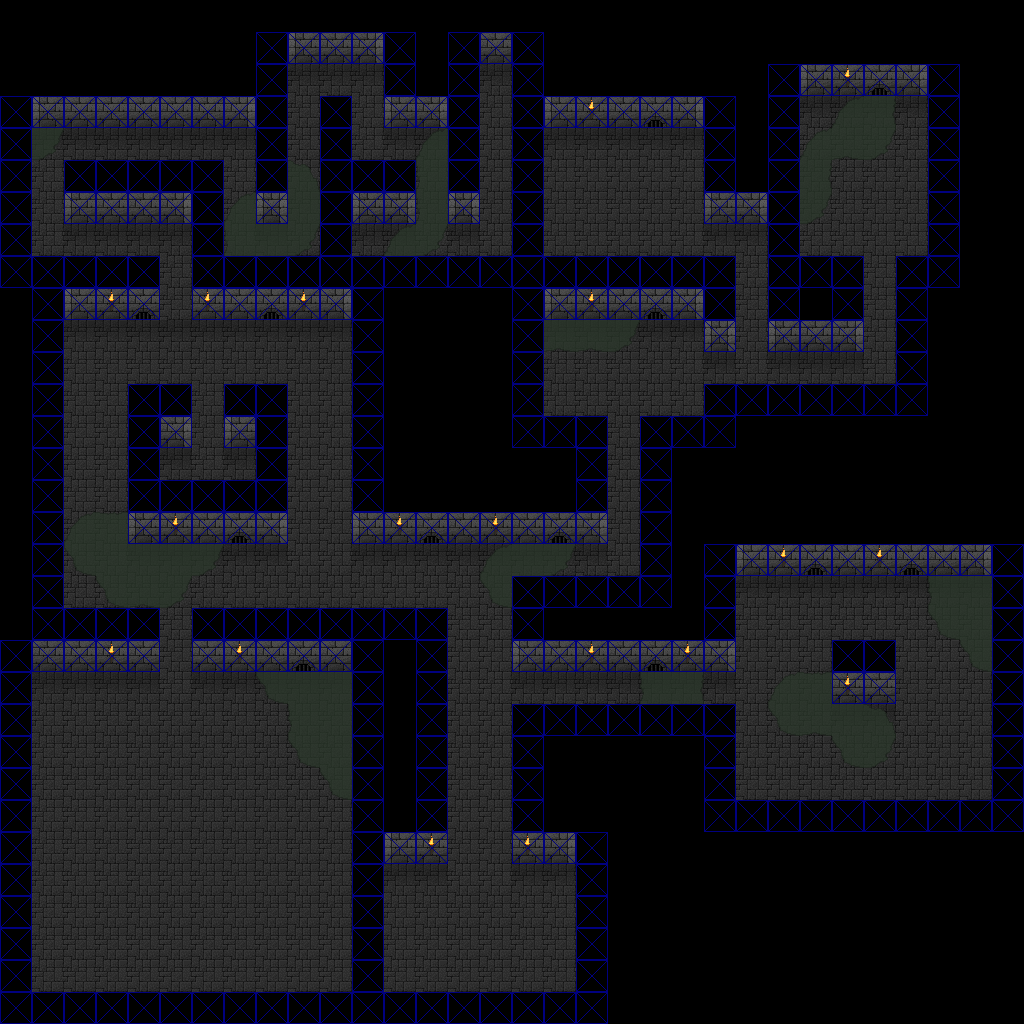

This game map was drawn from its Tiled (.tmx) file and the tilesets committed beside it. A one-line description and the trimmed map source follow:
An orthogonal 32x32 tile map with 32x32 px tiles, 3 tile layers (Dungeon, Decoration, Collision) and 50 objects (28x spike_trap, 7x spawn, 5x item_bag, 3x chest, 2x lever, ...).

<map version="1.0" orientation="orthogonal" renderorder="right-down" width="32" height="32" tilewidth="32" tileheight="32" nextobjectid="105">
 <tileset firstgid="1" name="Dungeon" tilewidth="32" tileheight="32" tilecount="100" columns="10">
  <image source="../Images/Dungeon_tiles.png" width="320" height="320" />
 </tileset>
 <layer name="Dungeon" width="32" height="32">
  <data>[1024 cells, 1024 non-empty, 9 distinct tile ids]</data>
 </layer>
 <layer name="Decoration" width="32" height="32">
  <data>[1024 cells, 59 non-empty, 9 distinct tile ids]</data>
 </layer>
 <layer name="Collision" width="32" height="32">
  <data>[1024 cells, 338 non-empty, 1 distinct tile ids]</data>
 </layer>
 <objectgroup name="Objects">
  <object id="1" name="bat_spawn" type="spawn" x="576" y="352" width="32" height="32">
   <properties>
    <property name="item0" value="it_test_meat" />
    <property name="item1" value="it_test_meat" />
    <property name="item2" value="-" />
    <property name="item3" value="-" />
    <property name="item4" value="-" />
    <property name="spawn" value="mob_bat" />
   </properties>
  </object>
  <object id="4" name="final_door" type="door" x="160" y="288" width="32" height="32">
   <properties>
    <property name="key" value="it_test_key" />
   </properties>
  </object>
  <object id="6" name="first_chest" type="chest" x="832" y="576" width="32" height="32">
   <properties>
    <property name="item0" value="-" />
    <property name="item1" value="it_test_item" />
    <property name="item2" value="-" />
    <property name="item3" value="-" />
    <property name="item4" value="-" />
    <property name="key" value="-" />
   </properties>
  </object>
  <object id="8" name="extra_lever" type="lever" x="846.5" y="128" width="32" height="32">
   <properties>
    <property name="activate" value="final_door" />
    <property name="type" value="door" />
   </properties>
  </object>
  <object id="10" name="first_spikes" type="spike_trap" x="448" y="832" width="32" height="32" />
  <object id="11" name="first_spikes" type="spike_trap" x="480" y="832" width="32" height="32" />
  <object id="12" name="first_spikes" type="spike_trap" x="480" y="800" width="32" height="32" />
  <object id="13" name="first_spikes" type="spike_trap" x="448" y="800" width="32" height="32" />
  <object id="14" name="first_spikes" type="spike_trap" x="480" y="736" width="32" height="32" />
  <object id="15" name="first_spikes" type="spike_trap" x="480" y="768" width="32" height="32" />
  <object id="16" name="first_spikes" type="spike_trap" x="448" y="768" width="32" height="32" />
  <object id="17" name="first_spikes" type="spike_trap" x="448" y="736" width="32" height="32" />
  <object id="18" name="first_spikes" type="spike_trap" x="448" y="704" width="32" height="32" />
  <object id="19" name="first_spikes" type="spike_trap" x="480" y="704" width="32" height="32" />
  <object id="20" name="first_spikes" type="spike_trap" x="448" y="672" width="32" height="32" />
  <object id="21" name="first_spikes" type="spike_trap" x="480" y="672" width="32" height="32" />
  <object id="22" name="first_spikes" type="spike_trap" x="448" y="640" width="32" height="32" />
  <object id="23" name="first_spikes" type="spike_trap" x="480" y="640" width="32" height="32" />
  <object id="24" name="first_spikes" type="spike_trap" x="448" y="608" width="32" height="32" />
  <object id="25" name="first_spikes" type="spike_trap" x="480" y="608" width="32" height="32" />
  <object id="26" name="player_spawn" type="start" x="448" y="928" width="32" height="32" />
  <object id="27" name="spike_lever" type="lever" x="736" y="640" width="32" height="32">
   <properties>
    <property name="activate" value="first_spikes" />
    <property name="type" value="spike_trap" />
   </properties>
  </object>
  <object id="30" name="skell_spawn" type="spawn" x="352" y="224" width="32" height="32">
   <properties>
    <property name="item0" value="it_test_item" />
    <property name="item1" value="it_test_note" />
    <property name="item2" value="-" />
    <property name="item3" value="-" />
    <property name="item4" value="-" />
    <property name="spawn" value="mob_skeleton" />
   </properties>
  </object>
  <object id="31" name="skell_spawn" type="spawn" x="352" y="576" width="32" height="32">
   <properties>
    <property name="item0" value="it_test_key" />
    <property name="item1" value="it_test_better" />
    <property name="item2" value="-" />
    <property name="item3" value="-" />
    <property name="item4" value="-" />
    <property name="spawn" value="mob_skeleton" />
   </properties>
  </object>
  <object id="32" name="bat_spawn" type="spawn" x="576" y="160" width="32" height="32">
   <properties>
    <property name="item0" value="it_test_meat" />
    <property name="item1" value="it_test_meat" />
    <property name="item2" value="-" />
    <property name="item3" value="-" />
    <property name="item4" value="-" />
    <property name="spawn" value="mob_bat" />
   </properties>
  </object>
  <object id="33" name="skell_spawn" type="spawn" x="832" y="192" width="32" height="32">
   <properties>
    <property name="item0" value="-" />
    <property name="item1" value="-" />
    <property name="item2" value="-" />
    <property name="item3" value="-" />
    <property name="item4" value="-" />
    <property name="spawn" value="mob_skeleton" />
   </properties>
  </object>
  <object id="34" name="one_bag" type="item_bag" x="512" y="928" width="32" height="32">
   <properties>
    <property name="item0" value="it_test_item" />
    <property name="item1" value="it_test_note" />
    <property name="item2" value="it_test_speed" />
    <property name="item3" value="it_test_bow" />
    <property name="item4" value="-" />
   </properties>
  </object>
  <object id="35" name="second_spikes" type="spike_trap" x="128" y="672" width="32" height="32" />
  <object id="36" name="second_spikes" type="spike_trap" x="128" y="704" width="32" height="32" />
  <object id="37" name="second_spikes" type="spike_trap" x="128" y="736" width="32" height="32" />
  <object id="38" name="second_spikes" type="spike_trap" x="192" y="736" width="32" height="32" />
  <object id="39" name="second_spikes" type="spike_trap" x="192" y="704" width="32" height="32" />
  <object id="40" name="second_spikes" type="spike_trap" x="192" y="672" width="32" height="32" />
  <object id="41" name="second_spikes" type="spike_trap" x="192" y="832" width="32" height="32" />
  <object id="42" name="second_spikes" type="spike_trap" x="192" y="800" width="32" height="32" />
  <object id="43" name="second_spikes" type="spike_trap" x="192" y="768" width="32" height="32" />
  <object id="44" name="second_spikes" type="spike_trap" x="128" y="832" width="32" height="32" />
  <object id="45" name="second_spikes" type="spike_trap" x="128" y="800" width="32" height="32" />
  <object id="46" name="second_spikes" type="spike_trap" x="128" y="768" width="32" height="32" />
  <object id="47" name="third_chest" type="chest" x="128" y="896" width="32" height="32">
   <properties>
    <property name="item0" value="it_test_root" />
    <property name="item1" value="it_test_root" />
    <property name="item2" value="it_test_root" />
    <property name="item3" value="it_test_root" />
    <property name="item4" value="it_test_root" />
    <property name="key" value="-" />
   </properties>
  </object>
  <object id="48" name="plate" type="press_plate" x="320" y="480" width="32" height="32">
   <properties>
    <property name="activate" value="final_door" />
    <property name="type" value="door" />
   </properties>
  </object>
  </objectgroup>
</map>
<!-- 9 of 50 objects omitted -->
